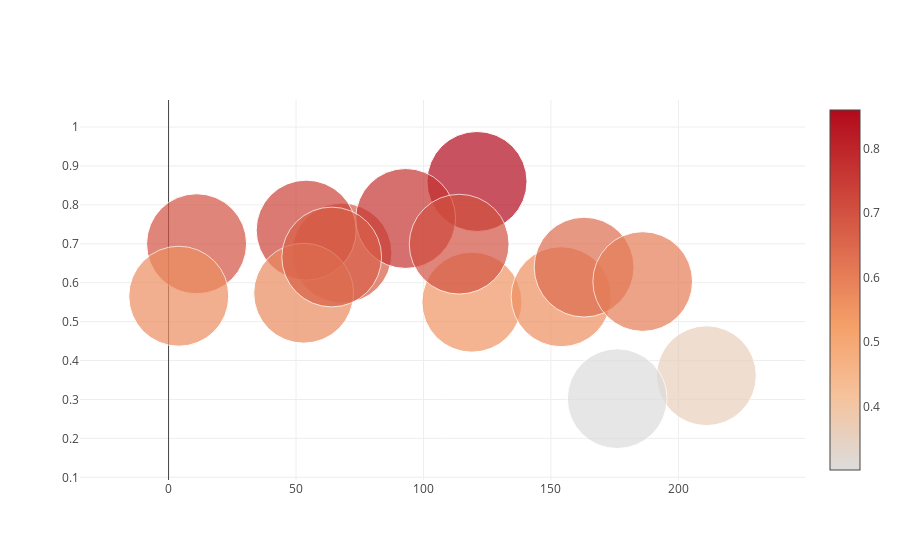

Notebook cell for this chart:
### Code cell
lite = world.sort_values("literacy",ascending=False).head(15)
data = [
    {
        'y': lite.service,
        'x': lite.index,
        'mode': 'markers',
        'marker': {
            'color':lite.service,
            'size': lite.literacy,
            'showscale': True
        },
        "text" :  lite.country    

    }

]



iplot(data)

### Figure 1 — Plotly figure (JSON) as saved in the notebook; plotly's stock layout.template omitted (floating-point values rounded to 4 significant figures)
{"data": [{"marker": {"color": [0.676, 0.7, 0.5653, 0.55, 0.735, 0.86, 0.564, 0.573, 0.765, 0.64, 0.699, 0.666, 0.361, 0.302, 0.603], "showscale": true, "size": [100, 100, 100, 100, 100, 100, 100, 99.9, 99.9, 99.8, 99.8, 99.8, 99.7, 99.7, 99.7]}, "mode": "markers", "text": ["Finland ", "Australia ", "Andorra ", "Liechtenstein ", "Denmark ", "Luxembourg ", "Norway ", "Czech Republic ", "Iceland ", "Poland ", "Latvia ", "Estonia ", "Ukraine ", "Samoa ", "Slovenia "], "type": "scatter", "uid": "05b633b1-53bb-4785-853c-d850ac2559c7", "x": [68, 11, 4, 119, 54, 121, 154, 53, 93, 163, 114, 64, 211, 176, 186], "y": [0.676, 0.7, 0.5653, 0.55, 0.735, 0.86, 0.564, 0.573, 0.765, 0.64, 0.699, 0.666, 0.361, 0.302, 0.603]}], "layout": {}}
